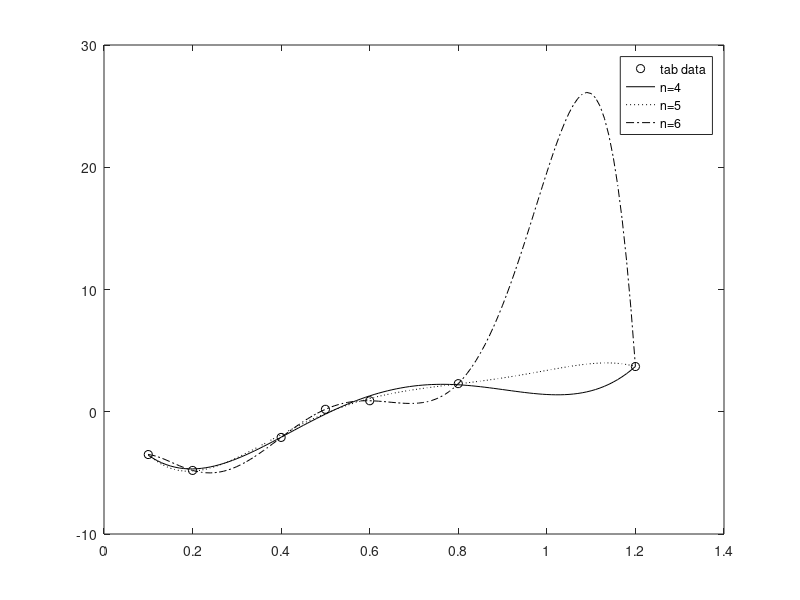

Here is the MATLAB script that generated this plot:
x=[0.1 0.2 0.4 0.5 0.6 0.8 1.2];
y=[-3.5 -4.8 -2.1 0.2 0.9 2.3 3.7];
plot(x,y,'ko')
p4=polyfit(x,y,4);
p5=polyfit(x,y,5);
p6=polyfit(x,y,6);
t = 0.1:0.01:1.2;
P4 = polyval(p4,t);
P5 = polyval(p5,t);
P6 = polyval(p6,t);
hold on
plot(t,P4,'k-', t,P5,'k:', t,P6,'k-.')
legend('tab data','n=4','n=5','n=6')